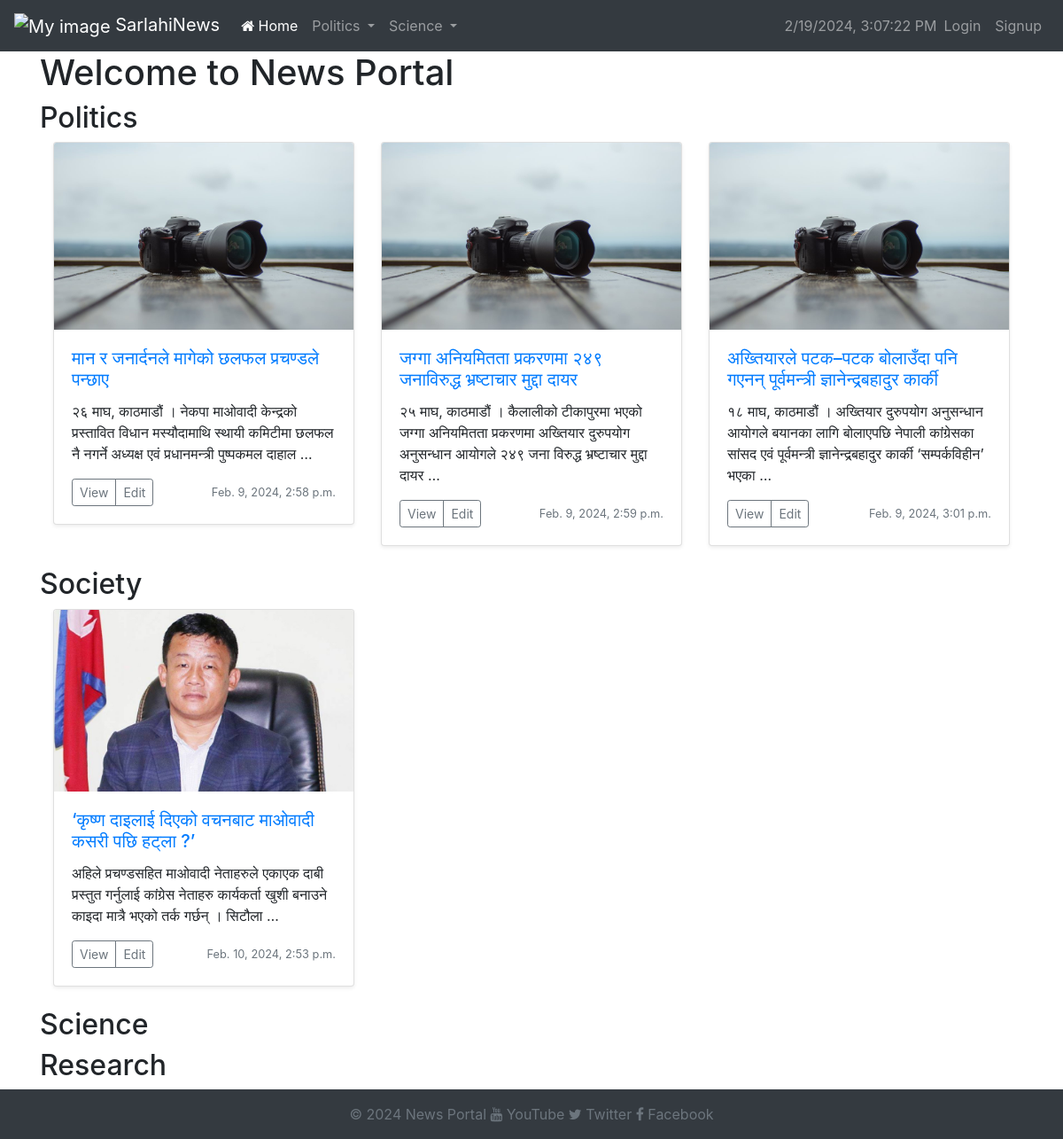
The page / on the database its author committed.
### articles/models.py (models this page shows, shortened)
class Category(models.Model):
    id = models.AutoField(primary_key=True)
    name = models.CharField(max_length=100)
    parent = models.ForeignKey('self', on_delete=models.CASCADE, null=True, blank=True)
    class Meta:
        constraints = [
            UniqueConstraint(fields=['name', 'parent'], name='unique_name_within_parent')
        ]

class Article(models.Model):
    id = models.AutoField(primary_key=True)
    title = models.CharField(max_length=200)
    content = models.TextField()
    author = models.ForeignKey(User, on_delete=models.CASCADE, related_name='authored_articles')
    category = models.ForeignKey(Category, on_delete=models.CASCADE)
    tags = models.ManyToManyField(Tag)
    created_at = models.DateTimeField(auto_now_add=True)
    updated_at = models.DateTimeField(auto_now=True)
    views = models.IntegerField(default=0)
    likes = models.ManyToManyField(User, related_name='%(app_label)s_%(class)s_likes', blank=True)
    image = models.ImageField(upload_to='article_images/', blank=True)

### website/views.py (the view)
# urls.py: path('', welcome, name='home'),
def welcome(request):
    articles = Article.objects.all()
    category= Category.objects.all()
    return render(request, "articles/home.html",{"articles":articles,"categories":category})

### articles/templates/articles/home.html (shortened to what this page needs)
{% extends "website/base.html" %}
{% block content %}
<div class="row">
    <div class="col-md-12">
        <h1>Welcome to News Portal</h1>
        {% for category in categories %}
            <h2>{{ category.name }}</h2>
            <div class="row">
                <div class="col-md-12" style="overflow-x: auto;">
                    <div class="d-flex flex-row">
                        {% for article in category.article_set.all %}
                            <div class="col-md-4">
                                <div class="card mb-4 shadow-sm">
                                    <div class="position-relative">
                                        {% if article.image %}
                                        <img src="{{ article.image.url }}" class="card-img-top" alt="img">
                                        {% endif %}
                                        <div class="card-body">
                                            <a href="{% url 'article_detail' article.id%}" ><h5 class="card-title">{{ article.title }}</h5></a>
                                            <p class="card-text">{{ article.content|truncatewords_html:20 }}</p>
                                            <div class="d-flex justify-content-between align-items-center">
                                                <div class="btn-group">
                                                    <a href="{% url 'article_detail' article.id%}" class="btn btn-sm btn-outline-secondary">View</a>
                                                    <a href="{% url 'edit_article' article.id %}" class="btn btn-sm btn-outline-secondary">Edit</a>
                                                </div>
                                                <small class="text-muted">{{ article.created_at }}</small>
                                            </div>
                                        </div>
                                    </div>
                                </div>
                            </div>
                        {% endfor %}
                    </div>
                </div>
            </div>
        {% endfor %}
    </div>
</div>
{% endblock %}

### website/templates/website/base.html (shortened to what this page needs)
{% load static %}
<!DOCTYPE html>
<html lang="en">
<head>
    <link href="https://stackpath.bootstrapcdn.com/bootstrap/4.5.2/css/bootstrap.min.css" rel="stylesheet">
    <link href="https://stackpath.bootstrapcdn.com/font-awesome/4.7.0/css/font-awesome.min.css" rel="stylesheet">
</head>
<body>
    {% include 'website/header.html' %}
    <div class="container">
        {% block content %}
        {% endblock %}
    </div>
    {% include 'website/footer.html' %}
</body>
</html>

### website/templates/website/header.html (shortened to what this page needs)
{% load static %}
<nav class="navbar navbar-expand-lg navbar-dark bg-dark">
    <a class="navbar-brand" href="#">
        <img src="{% static 'website/logo.png' %}" alt="My image" width="75">
        SarlahiNews
    </a>
    <div class="collapse navbar-collapse" id="navbarNavDropdown">
        <ul class="navbar-nav mr-auto">
            <li class="nav-item">
                <a class="nav-link active" href="{% url 'home' %}"><i class="fa fa-home"></i> Home <span class="sr-only">(current)</span></a>
            </li>
            {% for category in categories %}
                {% if not category.parent %}
                    <li class="nav-item dropdown">
                        <a class="nav-link dropdown-toggle" href="#" id="navbarDropdown{{ category.id }}" role="button" data-toggle="dropdown" aria-haspopup="true" aria-expanded="false">
                            {{ category.name }}
                        </a>
                    </li>
                {% endif %}
            {% endfor %}
        </ul>
    <div class="collapse navbar-collapse" id="navbarNavDropdown">
        <ul class="navbar-nav ml-auto">
    <span id="datetime" class="navbar-text ml-auto"></span>
            {% if user.is_authenticated %}
                <li class="nav-item">
                    <span class="nav-link">Welcome, {{ user.username }}</span>
                </li>
                <li class="nav-item">
                    <a class="nav-link" href="{% url 'logout' %}">Logout</a>
                </li>
            {% else %}
                <li class="nav-item">
                    <a class="nav-link" href="{% url 'login' %}">Login</a>
                </li>
                <li class="nav-item">
                    <a class="nav-link" href="{% url 'signup' %}">Signup</a>
                </li>
            {% endif %}
        </ul>
    </div>
    </div>
</nav>

### website/templates/website/footer.html
<footer class="footer mt-auto py-3 bg-dark text-white">
    <div class="container text-center">
        <span class="text-muted">© 2024 News Portal</span>
        <a class="text-muted" href="https://www.youtube.com/watch?v=f6EmxM8_XPk&ab_channel=AapkePyaarMein-LoveSongs"><i class="fa fa-youtube"></i> YouTube</a>
        <a class="text-muted" href="https://twitter.com/"><i class="fa fa-twitter"></i> Twitter</a>
        <a class="text-muted" href="https://www.facebook.com/"><i class="fa fa-facebook"></i> Facebook</a>
    </div>
</footer>

### rows shown on the page
Category: name "Politics"
Category: name "Science"
Article: image (picture), title "मान र जनार्दनले मागेको छलफल प्रचण्डले पन्छाए", content "२६ माघ, काठमाडौं । नेकपा माओवादी केन्द्रको प्रस्तावित विधान मस्यौदामाथि स्थायी कमिटीमा छलफल नै नगर्ने अध्यक्ष एवं प्रधानमन्त्री पुष्पकमल दाहाल …", created_at "Feb. 9, 2024, 2:58 p.m."
Article: image (picture), title "जग्गा अनियमितता प्रकरणमा २४९ जनाविरुद्ध भ्रष्टाचार मुद्दा दायर", content "२५ माघ, काठमाडौं । कैलालीको टीकापुरमा भएको जग्गा अनियमितता प्रकरणमा अख्तियार दुरुपयोग अनुसन्धान आयोगले २४९ जना विरुद्ध भ्रष्टाचार मुद्दा दायर …", created_at "Feb. 9, 2024, 2:59 p.m."
Article: image (picture), title "अख्तियारले पटक–पटक बोलाउँदा पनि गएनन् पूर्वमन्त्री ज्ञानेन्द्रबहादुर कार्की", content "१८ माघ, काठमाडौं । अख्तियार दुरुपयोग अनुसन्धान आयोगले बयानका लागि बोलाएपछि नेपाली कांग्रेसका सांसद एवं पूर्वमन्त्री ज्ञानेन्द्रबहादुर कार्की ‘सम्पर्कविहीन’ भएका …", created_at "Feb. 9, 2024, 3:01 p.m."
Category: name "Society"
Article: image (picture), title "‘कृष्ण दाइलाई दिएको वचनबाट माओवादी कसरी पछि हट्ला ?’", content "अहिले प्रचण्डसहित माओवादी नेताहरुले एकाएक दाबी प्रस्तुत गर्नुलाई कांग्रेस नेताहरु कार्यकर्ता खुशी बनाउने काइदा मात्रै भएको तर्क गर्छन् । सिटौला …", created_at "Feb. 10, 2024, 2:53 p.m."
Category: name "Research"
